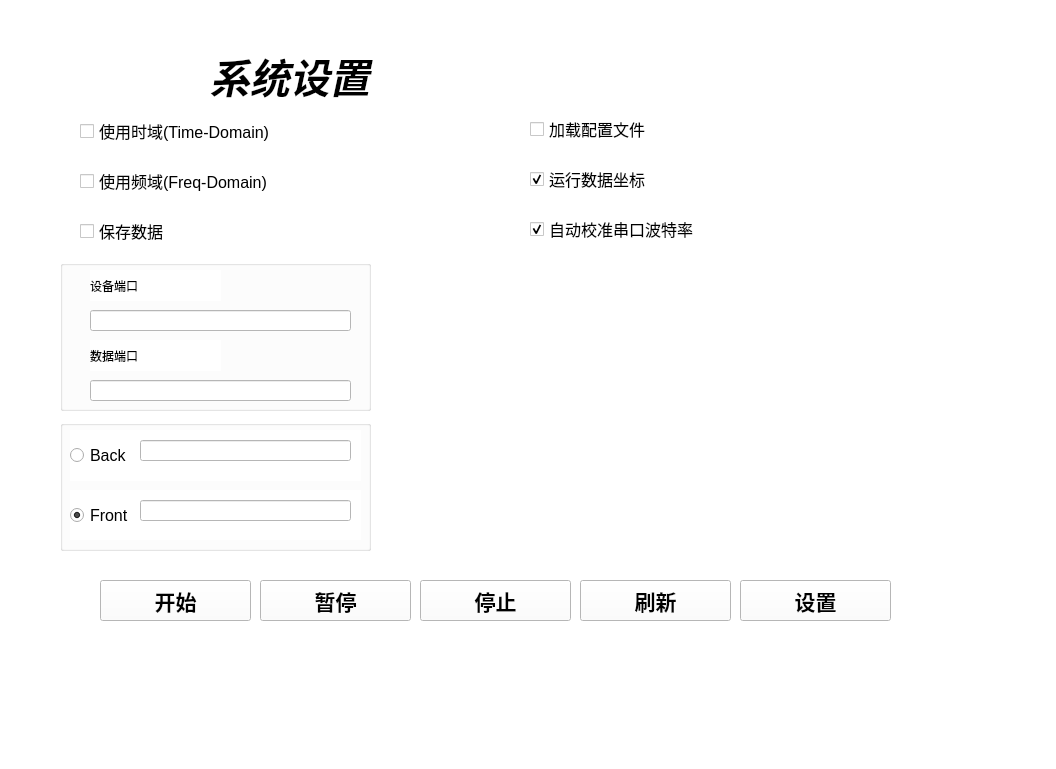
<?xml version="1.0" encoding="UTF-8"?>
<ui version="4.0">
 <class>TableControl</class>
 <widget class="QWidget" name="TableControl">
  <property name="geometry">
   <rect>
    <x>0</x>
    <y>0</y>
    <width>1056</width>
    <height>769</height>
   </rect>
  </property>
  <property name="windowTitle">
   <string>Form</string>
  </property>
  <property name="autoFillBackground">
   <bool>false</bool>
  </property>
  <property name="styleSheet">
   <string notr="true">QWidget,QFrame
{
background-color: #FFFFFF;
}</string>
  </property>
  <widget class="QGroupBox" name="groupBox">
   <property name="geometry">
    <rect>
     <x>60</x>
     <y>420</y>
     <width>311</width>
     <height>131</height>
    </rect>
   </property>
   <property name="minimumSize">
    <size>
     <width>0</width>
     <height>80</height>
    </size>
   </property>
   <property name="title">
    <string/>
   </property>
   <widget class="QRadioButton" name="radioButton_BackMeasurements">
    <property name="geometry">
     <rect>
      <x>10</x>
      <y>10</y>
      <width>291</width>
      <height>51</height>
     </rect>
    </property>
    <property name="font">
     <font>
      <pointsize>12</pointsize>
     </font>
    </property>
    <property name="styleSheet">
     <string notr="true"/>
    </property>
    <property name="text">
     <string>Back</string>
    </property>
    <property name="checked">
     <bool>false</bool>
    </property>
   </widget>
   <widget class="QRadioButton" name="radioButton_FrontMeasurements">
    <property name="geometry">
     <rect>
      <x>10</x>
      <y>70</y>
      <width>291</width>
      <height>50</height>
     </rect>
    </property>
    <property name="minimumSize">
     <size>
      <width>0</width>
      <height>50</height>
     </size>
    </property>
    <property name="font">
     <font>
      <pointsize>12</pointsize>
     </font>
    </property>
    <property name="text">
     <string>Front</string>
    </property>
    <property name="checked">
     <bool>true</bool>
    </property>
   </widget>
   <widget class="QLineEdit" name="lineEdit_ProfileBack">
    <property name="geometry">
     <rect>
      <x>80</x>
      <y>20</y>
      <width>211</width>
      <height>21</height>
     </rect>
    </property>
   </widget>
   <widget class="QLineEdit" name="lineEdit_ProfileFront">
    <property name="geometry">
     <rect>
      <x>80</x>
      <y>80</y>
      <width>211</width>
      <height>21</height>
     </rect>
    </property>
   </widget>
  </widget>
  <widget class="QCheckBox" name="checkBox_xCorr">
   <property name="geometry">
    <rect>
     <x>80</x>
     <y>120</y>
     <width>193</width>
     <height>22</height>
    </rect>
   </property>
   <property name="font">
    <font>
     <pointsize>12</pointsize>
    </font>
   </property>
   <property name="text">
    <string>使用时域(Time-Domain)</string>
   </property>
   <property name="checked">
    <bool>false</bool>
   </property>
  </widget>
  <widget class="QCheckBox" name="checkBox_AutoDetectPorts">
   <property name="geometry">
    <rect>
     <x>530</x>
     <y>218</y>
     <width>193</width>
     <height>22</height>
    </rect>
   </property>
   <property name="font">
    <font>
     <pointsize>12</pointsize>
    </font>
   </property>
   <property name="text">
    <string>自动校准串口波特率</string>
   </property>
   <property name="checked">
    <bool>true</bool>
   </property>
  </widget>
  <widget class="QCheckBox" name="checkBox_displayPlots">
   <property name="geometry">
    <rect>
     <x>530</x>
     <y>168</y>
     <width>193</width>
     <height>22</height>
    </rect>
   </property>
   <property name="font">
    <font>
     <pointsize>12</pointsize>
    </font>
   </property>
   <property name="text">
    <string>运行数据坐标</string>
   </property>
   <property name="checked">
    <bool>true</bool>
   </property>
  </widget>
  <widget class="QCheckBox" name="checkBox_FFT">
   <property name="geometry">
    <rect>
     <x>80</x>
     <y>170</y>
     <width>193</width>
     <height>22</height>
    </rect>
   </property>
   <property name="font">
    <font>
     <pointsize>12</pointsize>
    </font>
   </property>
   <property name="text">
    <string>使用频域(Freq-Domain)</string>
   </property>
  </widget>
  <widget class="QCheckBox" name="checkBox_LoadConfig">
   <property name="geometry">
    <rect>
     <x>530</x>
     <y>118</y>
     <width>193</width>
     <height>22</height>
    </rect>
   </property>
   <property name="font">
    <font>
     <pointsize>12</pointsize>
    </font>
   </property>
   <property name="text">
    <string>加载配置文件</string>
   </property>
  </widget>
  <widget class="QCheckBox" name="checkBox_SaveData">
   <property name="geometry">
    <rect>
     <x>80</x>
     <y>220</y>
     <width>193</width>
     <height>22</height>
    </rect>
   </property>
   <property name="font">
    <font>
     <pointsize>12</pointsize>
    </font>
   </property>
   <property name="text">
    <string>保存数据</string>
   </property>
  </widget>
  <widget class="QGroupBox" name="groupBox_2">
   <property name="geometry">
    <rect>
     <x>60</x>
     <y>260</y>
     <width>311</width>
     <height>151</height>
    </rect>
   </property>
   <property name="title">
    <string/>
   </property>
   <widget class="QLineEdit" name="lineEdit_data_port">
    <property name="geometry">
     <rect>
      <x>30</x>
      <y>120</y>
      <width>261</width>
      <height>21</height>
     </rect>
    </property>
   </widget>
   <widget class="QLineEdit" name="lineEdit_UART_port">
    <property name="geometry">
     <rect>
      <x>30</x>
      <y>50</y>
      <width>261</width>
      <height>21</height>
     </rect>
    </property>
   </widget>
   <widget class="QLabel" name="label">
    <property name="geometry">
     <rect>
      <x>30</x>
      <y>10</y>
      <width>131</width>
      <height>31</height>
     </rect>
    </property>
    <property name="palette">
     <palette>
      <active>
       <colorrole role="Button">
        <brush brushstyle="SolidPattern">
         <color alpha="255">
          <red>255</red>
          <green>255</green>
          <blue>255</blue>
         </color>
        </brush>
       </colorrole>
       <colorrole role="Base">
        <brush brushstyle="SolidPattern">
         <color alpha="255">
          <red>255</red>
          <green>255</green>
          <blue>255</blue>
         </color>
        </brush>
       </colorrole>
       <colorrole role="Window">
        <brush brushstyle="SolidPattern">
         <color alpha="255">
          <red>255</red>
          <green>255</green>
          <blue>255</blue>
         </color>
        </brush>
       </colorrole>
      </active>
      <inactive>
       <colorrole role="Button">
        <brush brushstyle="SolidPattern">
         <color alpha="255">
          <red>255</red>
          <green>255</green>
          <blue>255</blue>
         </color>
        </brush>
       </colorrole>
       <colorrole role="Base">
        <brush brushstyle="SolidPattern">
         <color alpha="255">
          <red>255</red>
          <green>255</green>
          <blue>255</blue>
         </color>
        </brush>
       </colorrole>
       <colorrole role="Window">
        <brush brushstyle="SolidPattern">
         <color alpha="255">
          <red>255</red>
          <green>255</green>
          <blue>255</blue>
         </color>
        </brush>
       </colorrole>
      </inactive>
      <disabled>
       <colorrole role="Button">
        <brush brushstyle="SolidPattern">
         <color alpha="255">
          <red>255</red>
          <green>255</green>
          <blue>255</blue>
         </color>
        </brush>
       </colorrole>
       <colorrole role="Base">
        <brush brushstyle="SolidPattern">
         <color alpha="255">
          <red>255</red>
          <green>255</green>
          <blue>255</blue>
         </color>
        </brush>
       </colorrole>
       <colorrole role="Window">
        <brush brushstyle="SolidPattern">
         <color alpha="255">
          <red>255</red>
          <green>255</green>
          <blue>255</blue>
         </color>
        </brush>
       </colorrole>
      </disabled>
     </palette>
    </property>
    <property name="text">
     <string>设备端口</string>
    </property>
   </widget>
   <widget class="QLabel" name="label_2">
    <property name="geometry">
     <rect>
      <x>30</x>
      <y>80</y>
      <width>131</width>
      <height>31</height>
     </rect>
    </property>
    <property name="text">
     <string>数据端口</string>
    </property>
   </widget>
  </widget>
  <widget class="QPushButton" name="pushButton_Icon">
   <property name="geometry">
    <rect>
     <x>500</x>
     <y>270</y>
     <width>341</width>
     <height>281</height>
    </rect>
   </property>
   <property name="sizePolicy">
    <sizepolicy hsizetype="Minimum" vsizetype="Minimum">
     <horstretch>0</horstretch>
     <verstretch>0</verstretch>
    </sizepolicy>
   </property>
   <property name="autoFillBackground">
    <bool>false</bool>
   </property>
   <property name="text">
    <string notr="true"/>
   </property>
   <property name="iconSize">
    <size>
     <width>300</width>
     <height>135</height>
    </size>
   </property>
   <property name="flat">
    <bool>true</bool>
   </property>
  </widget>
  <widget class="QPushButton" name="pushButton_start">
   <property name="geometry">
    <rect>
     <x>100</x>
     <y>580</y>
     <width>151</width>
     <height>41</height>
    </rect>
   </property>
   <property name="sizePolicy">
    <sizepolicy hsizetype="Expanding" vsizetype="Expanding">
     <horstretch>0</horstretch>
     <verstretch>0</verstretch>
    </sizepolicy>
   </property>
   <property name="font">
    <font>
     <pointsize>16</pointsize>
     <weight>75</weight>
     <bold>true</bold>
    </font>
   </property>
   <property name="text">
    <string>开始</string>
   </property>
  </widget>
  <widget class="QPushButton" name="pushButton_pause">
   <property name="geometry">
    <rect>
     <x>260</x>
     <y>580</y>
     <width>151</width>
     <height>41</height>
    </rect>
   </property>
   <property name="font">
    <font>
     <pointsize>16</pointsize>
     <weight>75</weight>
     <bold>true</bold>
    </font>
   </property>
   <property name="text">
    <string>暂停</string>
   </property>
  </widget>
  <widget class="QPushButton" name="pushButton_stop">
   <property name="geometry">
    <rect>
     <x>420</x>
     <y>580</y>
     <width>151</width>
     <height>41</height>
    </rect>
   </property>
   <property name="sizePolicy">
    <sizepolicy hsizetype="Expanding" vsizetype="Expanding">
     <horstretch>0</horstretch>
     <verstretch>0</verstretch>
    </sizepolicy>
   </property>
   <property name="font">
    <font>
     <pointsize>16</pointsize>
     <weight>75</weight>
     <bold>true</bold>
    </font>
   </property>
   <property name="text">
    <string>停止</string>
   </property>
  </widget>
  <widget class="QPushButton" name="pushButton_Refresh">
   <property name="geometry">
    <rect>
     <x>580</x>
     <y>580</y>
     <width>151</width>
     <height>41</height>
    </rect>
   </property>
   <property name="sizePolicy">
    <sizepolicy hsizetype="Expanding" vsizetype="Expanding">
     <horstretch>0</horstretch>
     <verstretch>0</verstretch>
    </sizepolicy>
   </property>
   <property name="font">
    <font>
     <pointsize>16</pointsize>
     <weight>75</weight>
     <bold>true</bold>
    </font>
   </property>
   <property name="text">
    <string>刷新</string>
   </property>
  </widget>
  <widget class="QPushButton" name="pushButton_settings">
   <property name="geometry">
    <rect>
     <x>740</x>
     <y>580</y>
     <width>151</width>
     <height>41</height>
    </rect>
   </property>
   <property name="sizePolicy">
    <sizepolicy hsizetype="Expanding" vsizetype="Expanding">
     <horstretch>0</horstretch>
     <verstretch>0</verstretch>
    </sizepolicy>
   </property>
   <property name="font">
    <font>
     <pointsize>16</pointsize>
     <weight>75</weight>
     <bold>true</bold>
    </font>
   </property>
   <property name="text">
    <string>设置</string>
   </property>
  </widget>
  <widget class="QLabel" name="labelTableText_2">
   <property name="geometry">
    <rect>
     <x>10</x>
     <y>40</y>
     <width>686</width>
     <height>71</height>
    </rect>
   </property>
   <property name="palette">
    <palette>
     <active>
      <colorrole role="Button">
       <brush brushstyle="SolidPattern">
        <color alpha="255">
         <red>255</red>
         <green>255</green>
         <blue>255</blue>
        </color>
       </brush>
      </colorrole>
      <colorrole role="Text">
       <brush brushstyle="SolidPattern">
        <color alpha="255">
         <red>0</red>
         <green>0</green>
         <blue>0</blue>
        </color>
       </brush>
      </colorrole>
      <colorrole role="Base">
       <brush brushstyle="SolidPattern">
        <color alpha="255">
         <red>255</red>
         <green>255</green>
         <blue>255</blue>
        </color>
       </brush>
      </colorrole>
      <colorrole role="Window">
       <brush brushstyle="SolidPattern">
        <color alpha="255">
         <red>255</red>
         <green>255</green>
         <blue>255</blue>
        </color>
       </brush>
      </colorrole>
      <colorrole role="PlaceholderText">
       <brush brushstyle="SolidPattern">
        <color alpha="128">
         <red>0</red>
         <green>0</green>
         <blue>0</blue>
        </color>
       </brush>
      </colorrole>
     </active>
     <inactive>
      <colorrole role="Button">
       <brush brushstyle="SolidPattern">
        <color alpha="255">
         <red>255</red>
         <green>255</green>
         <blue>255</blue>
        </color>
       </brush>
      </colorrole>
      <colorrole role="Text">
       <brush brushstyle="SolidPattern">
        <color alpha="255">
         <red>0</red>
         <green>0</green>
         <blue>0</blue>
        </color>
       </brush>
      </colorrole>
      <colorrole role="Base">
       <brush brushstyle="SolidPattern">
        <color alpha="255">
         <red>255</red>
         <green>255</green>
         <blue>255</blue>
        </color>
       </brush>
      </colorrole>
      <colorrole role="Window">
       <brush brushstyle="SolidPattern">
        <color alpha="255">
         <red>255</red>
         <green>255</green>
         <blue>255</blue>
        </color>
       </brush>
      </colorrole>
      <colorrole role="PlaceholderText">
       <brush brushstyle="SolidPattern">
        <color alpha="128">
         <red>0</red>
         <green>0</green>
         <blue>0</blue>
        </color>
       </brush>
      </colorrole>
     </inactive>
     <disabled>
      <colorrole role="Button">
       <brush brushstyle="SolidPattern">
        <color alpha="255">
         <red>255</red>
         <green>255</green>
         <blue>255</blue>
        </color>
       </brush>
      </colorrole>
      <colorrole role="Text">
       <brush brushstyle="SolidPattern">
        <color alpha="127">
         <red>255</red>
         <green>255</green>
         <blue>255</blue>
        </color>
       </brush>
      </colorrole>
      <colorrole role="Base">
       <brush brushstyle="SolidPattern">
        <color alpha="255">
         <red>255</red>
         <green>255</green>
         <blue>255</blue>
        </color>
       </brush>
      </colorrole>
      <colorrole role="Window">
       <brush brushstyle="SolidPattern">
        <color alpha="255">
         <red>255</red>
         <green>255</green>
         <blue>255</blue>
        </color>
       </brush>
      </colorrole>
      <colorrole role="PlaceholderText">
       <brush brushstyle="SolidPattern">
        <color alpha="128">
         <red>231</red>
         <green>231</green>
         <blue>231</blue>
        </color>
       </brush>
      </colorrole>
     </disabled>
    </palette>
   </property>
   <property name="font">
    <font>
     <pointsize>30</pointsize>
     <weight>75</weight>
     <italic>true</italic>
     <bold>true</bold>
    </font>
   </property>
   <property name="layoutDirection">
    <enum>Qt::LeftToRight</enum>
   </property>
   <property name="autoFillBackground">
    <bool>false</bool>
   </property>
   <property name="text">
    <string>                  系统设置</string>
   </property>
  </widget>
 </widget>
 <resources/>
 <connections/>
</ui>
